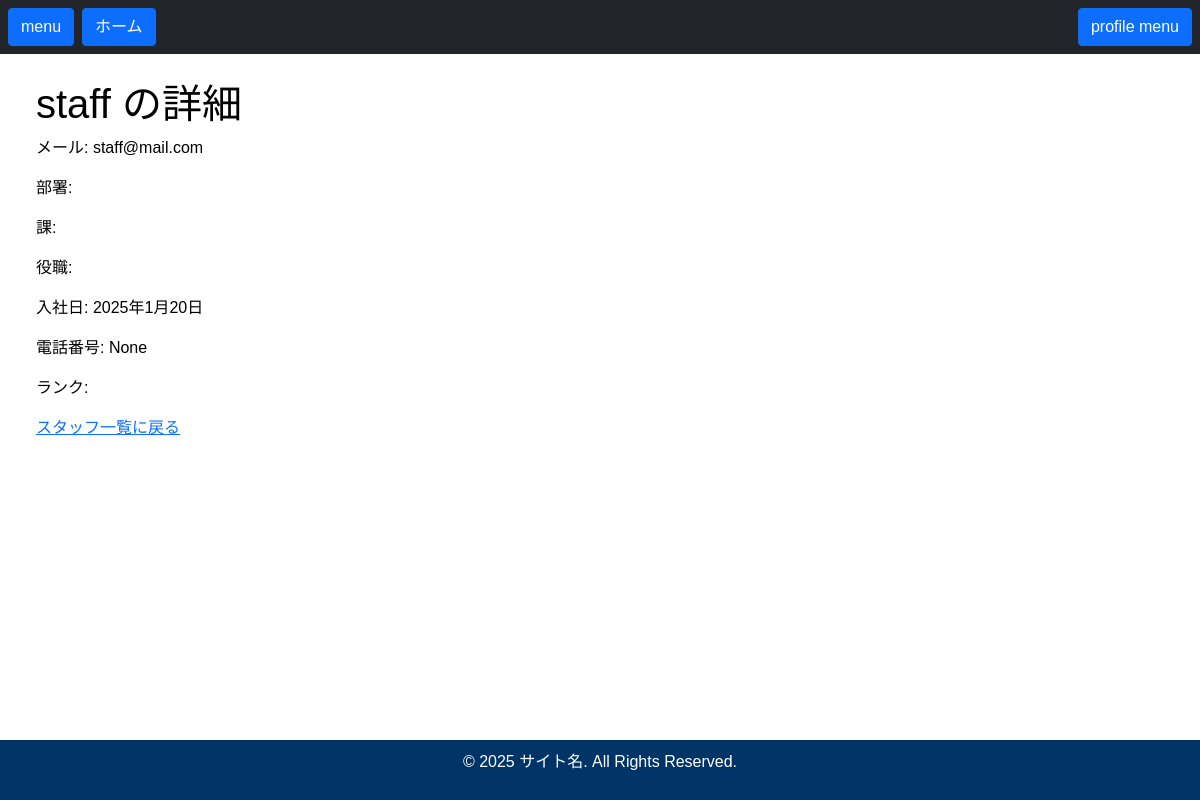
/staff/2093097696189/, run on the app's committed database.
### main/models.py (models this page shows, shortened)
class CustomUser(AbstractUser):
    member_num = models.BigIntegerField(verbose_name="会員番号",
                                         primary_key=True,
                                         default=random_num # 乱数関数
                                         )
    name = models.CharField(verbose_name="氏名", max_length=20)
    email   = models.EmailField(verbose_name="メールアドレス", unique=True)
    is_password_encrypted = models.BooleanField(default=False, verbose_name="パスワード暗号化フラグ")
    USERNAME_FIELD = 'email' # 標準のユーザー名を「email」と同じする
    REQUIRED_FIELDS = ['username']
    username = models.CharField(verbose_name="ユーザー名",
                                max_length=20,
                                blank=True, null=True
                                )
    class Meta:
        verbose_name_plural = "カスタムユーザー"

class Staff(CustomUser):
    division = models.ForeignKey(position, verbose_name="部署",
                                 on_delete=models.CASCADE,
                                 limit_choices_to={'type': '部署'},
                                 related_name='staff_in_division',
                                 blank=True, null=True)
    team = models.ForeignKey(position, verbose_name="課",
                              on_delete=models.CASCADE,
                              limit_choices_to={'type': '課'},
                              related_name='staff_in_teasm',
                              blank=True, null=True)
    position = models.ForeignKey(position, verbose_name="役職",
                                 on_delete=models.CASCADE,
                                 limit_choices_to={'type': '役職'},
                                 related_name='staff_in_position',
                                 blank=True, null=True)
    rank = models.ForeignKey(Rank, verbose_name="ランク",
                             on_delete=models.SET_NULL,
                             blank=True, null=True)
    hire_date = models.DateField(verbose_name="入社日", blank=True, null=True)
    phone_number = models.CharField(verbose_name="電話番号", max_length=15, blank=True, null=True)
    class Meta:
        verbose_name_plural = "スタッフ"
    class Meta:
        verbose_name_plural = "スタッフ"
        unique_together = ('division', 'team', 'position')  # 同じ部署、課、役職のスタッフを2度登録できないように設定
        permissions = [
            ('can_view_staff', 'Can view staff'),
        ]

### staff/views.py (the view)
# urls.py: path('<int:pk>/', views.StaffDetailView.as_view(), name='staff_detail'),
class StaffDetailView(DetailView):
    model = Staff
    template_name = 'staff/staff_detail.html'
    context_object_name = 'staff'

### staff/templates/staff/staff_detail.html
{% extends 'base.html' %}
{% block content %}
    <h1>{{ staff.name }} の詳細</h1>
    <p>メール: {{ staff.email }}</p>
    <p>部署: {{ staff.division.name }}</p>
    <p>課: {{ staff.team.name }}</p>
    <p>役職: {{ staff.position.name }}</p>
    <p>入社日: {{ staff.hire_date }}</p>
    <p>電話番号: {{ staff.phone_number }}</p>
    <p>ランク: {{ staff.rank.name }}</p>
    <a href="{% url 'staff:staff_list' %}">スタッフ一覧に戻る</a>
{% endblock %}

### static/css/myStyles.css (style rules this page uses)
body { font-family: Arial, sans-serif; background-color: white; color: black; }
body { display: flex; flex-direction: column; min-height: 100vh; }

### data on the page
CustomUser: name "staff", email "staff@mail.com"
Staff: hire_date "2025年1月20日", phone_number "None"
